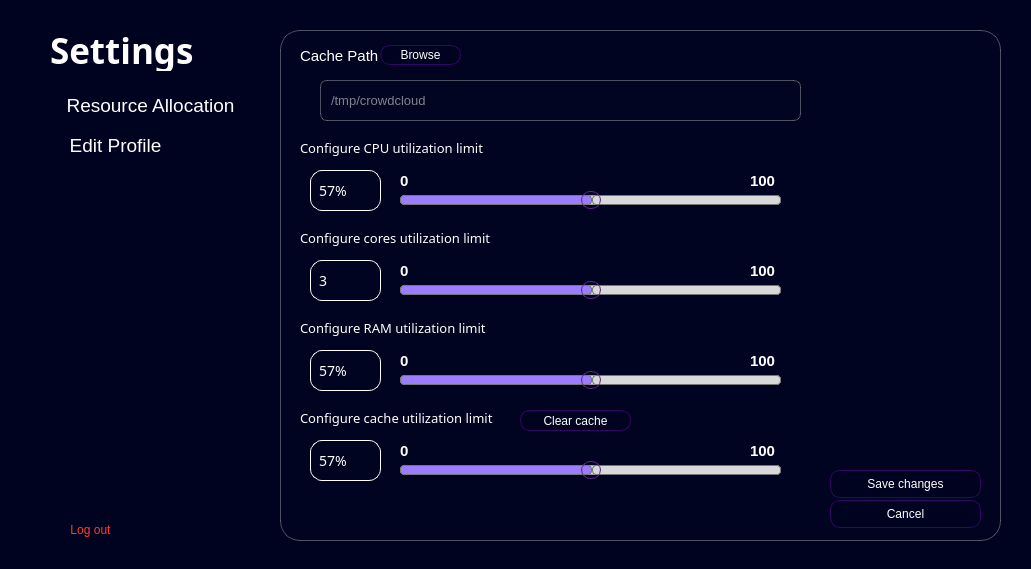
<?xml version="1.0" encoding="UTF-8"?>
<ui version="4.0">
 <class>gen_settings</class>
 <widget class="QWidget" name="gen_settings">
  <property name="geometry">
   <rect>
    <x>0</x>
    <y>0</y>
    <width>1031</width>
    <height>569</height>
   </rect>
  </property>
  <property name="windowTitle">
   <string>Form</string>
  </property>
  <property name="styleSheet">
   <string notr="true">background-color: #00031f
</string>
  </property>
  <widget class="QLabel" name="settings_2">
   <property name="geometry">
    <rect>
     <x>50</x>
     <y>30</y>
     <width>151</width>
     <height>41</height>
    </rect>
   </property>
   <property name="font">
    <font>
     <family>Century Gothic</family>
     <pointsize>26</pointsize>
     <weight>75</weight>
     <bold>true</bold>
    </font>
   </property>
   <property name="styleSheet">
    <string notr="true">background: transparent;
color: white;

</string>
   </property>
   <property name="text">
    <string>Settings</string>
   </property>
  </widget>
  <widget class="QLabel" name="cache_path">
   <property name="geometry">
    <rect>
     <x>300</x>
     <y>40</y>
     <width>121</width>
     <height>31</height>
    </rect>
   </property>
   <property name="font">
    <font>
     <family>Segoe UI</family>
     <pointsize>11</pointsize>
     <weight>50</weight>
     <bold>false</bold>
    </font>
   </property>
   <property name="styleSheet">
    <string notr="true">color: white;
background-color: transparent;
</string>
   </property>
   <property name="text">
    <string>Cache Path</string>
   </property>
  </widget>
  <widget class="QPushButton" name="rallocation_bt">
   <property name="geometry">
    <rect>
     <x>40</x>
     <y>90</y>
     <width>221</width>
     <height>31</height>
    </rect>
   </property>
   <property name="font">
    <font>
     <family>Segoe UI</family>
     <pointsize>14</pointsize>
    </font>
   </property>
   <property name="styleSheet">
    <string notr="true">QPushButton {
    border: 2px solid transparent;
    border-radius: 12px;
    background: transparent;
    color: white;
    padding: 6px 12px;
}

QPushButton:hover {
    border: 1px solid #ffffff; 
}

QPushButton:pressed {
    border: 1px solid #ffffff;
}
</string>
   </property>
   <property name="text">
    <string>Resource Allocation</string>
   </property>
   <property name="icon">
    <iconset>
     <normaloff>../../../../../Downloads/resource_icon.png</normaloff>../../../../../Downloads/resource_icon.png</iconset>
   </property>
  </widget>
  <widget class="QPushButton" name="eprofile_bt">
   <property name="geometry">
    <rect>
     <x>40</x>
     <y>130</y>
     <width>151</width>
     <height>31</height>
    </rect>
   </property>
   <property name="font">
    <font>
     <family>Segoe UI</family>
     <pointsize>14</pointsize>
    </font>
   </property>
   <property name="styleSheet">
    <string notr="true">QPushButton {
    border: 2px solid transparent;
    border-radius: 12px;
    background: transparent;
    color: white;
    padding: 6px 12px;
}

QPushButton:hover {
    border: 1px solid #ffffff;
}

QPushButton:pressed {
    border: 1px solid #ffffff; 
}
</string>
   </property>
   <property name="text">
    <string>Edit Profile</string>
   </property>
   <property name="icon">
    <iconset>
     <normaloff>../../../../../Downloads/eprofile.png</normaloff>../../../../../Downloads/eprofile.png</iconset>
   </property>
  </widget>
  <widget class="QLabel" name="set_con">
   <property name="geometry">
    <rect>
     <x>280</x>
     <y>30</y>
     <width>721</width>
     <height>511</height>
    </rect>
   </property>
   <property name="styleSheet">
    <string notr="true">QLabel {
	background-color: rgba(20, 20, 50, 10);
    border: 1px solid rgba(255, 255, 255, 0.3);
    border-radius: 20px;
    padding: 8px;
    color: white;
    font-family: &quot;Segoe UI&quot;;
    font-size: 13px;
}

QLabel:focus {
    border: 1px solid #7D5FFF;
    box-shadow: 0px 0px 8px #7D5FFF;
}
</string>
   </property>
   <property name="text">
    <string/>
   </property>
  </widget>
  <widget class="QLineEdit" name="cpu_lineedit">
   <property name="geometry">
    <rect>
     <x>310</x>
     <y>170</y>
     <width>71</width>
     <height>41</height>
    </rect>
   </property>
   <property name="font">
    <font>
     <family>Century Gothic</family>
     <pointsize>-1</pointsize>
    </font>
   </property>
   <property name="styleSheet">
    <string notr="true">QLineEdit {
    border: 1px solid #ffffff;   /* thickness + color */
    border-radius: 12px;         /* rounded corners */
    padding: 6px;
    font-size: 14px;
	font-family: &quot;Century Gothic&quot;;
	color: #ffffff;
	background-color: transparent;
	qproperty-alignment: 'AlignCenter';
}
</string>
   </property>
   <property name="text">
    <string>57%</string>
   </property>
  </widget>
  <widget class="QLabel" name="conf_cpu">
   <property name="geometry">
    <rect>
     <x>300</x>
     <y>140</y>
     <width>341</width>
     <height>16</height>
    </rect>
   </property>
   <property name="font">
    <font>
     <family>Century Gothic</family>
     <pointsize>10</pointsize>
     <weight>50</weight>
     <bold>false</bold>
    </font>
   </property>
   <property name="styleSheet">
    <string notr="true">color: white;
background-color: transparent;
</string>
   </property>
   <property name="text">
    <string>Configure CPU utilization limit</string>
   </property>
  </widget>
  <widget class="QLabel" name="cpu_min_label">
   <property name="geometry">
    <rect>
     <x>400</x>
     <y>170</y>
     <width>16</width>
     <height>21</height>
    </rect>
   </property>
   <property name="styleSheet">
    <string notr="true">QLabel {
    font-size: 15px;
    font-weight: bold;
    font-family: &quot;Century Gothic&quot;;
    color: #ffffff;
    background-color: transparent;
}
</string>
   </property>
   <property name="text">
    <string>0</string>
   </property>
  </widget>
  <widget class="QSlider" name="cpu_slider">
   <property name="geometry">
    <rect>
     <x>400</x>
     <y>190</y>
     <width>381</width>
     <height>21</height>
    </rect>
   </property>
   <property name="styleSheet">
    <string notr="true">QSlider {
    background: transparent;
}

QSlider::groove:horizontal {
    border: 1px solid #999999;
    height: 8px;
    background: #D9D9D9;
    border-radius: 4px;
}

QSlider::sub-page:horizontal {
    background: #9C7DFF;   /* Violet filled part */
    border: 1px solid #777777;
    height: 8px;
    border-radius: 4px;
}

QSlider::add-page:horizontal {
    background: #D9D9D9;   /* Unfilled part */
    border: 1px solid #777777;
    height: 8px;
    border-radius: 4px;
}

QSlider::handle:horizontal {
    border: 1px solid #5a2a83;
    width: 18px;
    border-radius: 9px;
	margin: -5px 0px;  
    background: qradialgradient(
        cx: 0.5, cy: 0.5, radius: 0.8,
        fx: 0.5, fy: 0.5,
        stop: 0 #9C7DFF,        /* Purple center */
        stop: 0.6 #9C7DFF,
        stop: 1 transparent     /* Fade to transparent */
    );
}
</string>
   </property>
   <property name="maximum">
    <number>100</number>
   </property>
   <property name="value">
    <number>50</number>
   </property>
   <property name="orientation">
    <enum>Qt::Horizontal</enum>
   </property>
  </widget>
  <widget class="QLabel" name="cpu_max_label">
   <property name="geometry">
    <rect>
     <x>750</x>
     <y>170</y>
     <width>31</width>
     <height>21</height>
    </rect>
   </property>
   <property name="styleSheet">
    <string notr="true">QLabel {
    font-size: 15px;
    font-weight: bold;
    font-family: &quot;Century Gothic&quot;;
    color: #ffffff;
    background-color: transparent;
}
</string>
   </property>
   <property name="text">
    <string>100</string>
   </property>
  </widget>
  <widget class="QLineEdit" name="cache_lineedit">
   <property name="geometry">
    <rect>
     <x>320</x>
     <y>80</y>
     <width>481</width>
     <height>41</height>
    </rect>
   </property>
   <property name="styleSheet">
    <string notr="true">QLineEdit {
	background-color: rgba(20, 20, 50, 10);
    border: 1px solid rgba(255, 255, 255, 0.3);
    border-radius: 7px;
    padding: 8px;
    color: white;
    font-family: &quot;Segoe UI&quot;;
    font-size: 13px;
}

QLineEdit:focus {
    border: 1px solid #7D5FFF;
    box-shadow: 0px 0px 8px #7D5FFF;
}
</string>
   </property>
   <property name="inputMask">
    <string/>
   </property>
   <property name="text">
    <string/>
   </property>
   <property name="placeholderText">
    <string>/tmp/crowdcloud</string>
   </property>
  </widget>
  <widget class="QPushButton" name="schanges_bt">
   <property name="geometry">
    <rect>
     <x>830</x>
     <y>470</y>
     <width>151</width>
     <height>28</height>
    </rect>
   </property>
   <property name="styleSheet">
    <string notr="true">QPushButton {
	font: bold pt &quot;Century Gothic&quot;;
    background-color: #00031F;   /* button fill color */
    color: white;                /* text color */
    border: 1px solid #340561;   /* stroke/border */
    border-radius: 10px;         /* corner radius */   
}
QPushButton:hover {
    background-color: #6A0DBF;   /* hover color */
}
</string>
   </property>
   <property name="text">
    <string>Save changes</string>
   </property>
  </widget>
  <widget class="QLabel" name="conf_cores">
   <property name="geometry">
    <rect>
     <x>300</x>
     <y>230</y>
     <width>341</width>
     <height>16</height>
    </rect>
   </property>
   <property name="font">
    <font>
     <family>Century Gothic</family>
     <pointsize>10</pointsize>
     <weight>50</weight>
     <bold>false</bold>
    </font>
   </property>
   <property name="styleSheet">
    <string notr="true">color: white;
background-color: transparent;
</string>
   </property>
   <property name="text">
    <string>Configure cores utilization limit</string>
   </property>
  </widget>
  <widget class="QLabel" name="core_min_label">
   <property name="geometry">
    <rect>
     <x>400</x>
     <y>260</y>
     <width>16</width>
     <height>21</height>
    </rect>
   </property>
   <property name="styleSheet">
    <string notr="true">QLabel {
    font-size: 15px;
    font-weight: bold;
    font-family: &quot;Century Gothic&quot;;
    color: #ffffff;
    background-color: transparent;
}
</string>
   </property>
   <property name="text">
    <string>0</string>
   </property>
  </widget>
  <widget class="QLabel" name="core_max_label_">
   <property name="geometry">
    <rect>
     <x>750</x>
     <y>260</y>
     <width>31</width>
     <height>21</height>
    </rect>
   </property>
   <property name="styleSheet">
    <string notr="true">QLabel {
    font-size: 15px;
    font-weight: bold;
    font-family: &quot;Century Gothic&quot;;
    color: #ffffff;
    background-color: transparent;
}
</string>
   </property>
   <property name="text">
    <string>100</string>
   </property>
  </widget>
  <widget class="QLineEdit" name="core_lineedit">
   <property name="geometry">
    <rect>
     <x>310</x>
     <y>260</y>
     <width>71</width>
     <height>41</height>
    </rect>
   </property>
   <property name="font">
    <font>
     <family>Century Gothic</family>
     <pointsize>-1</pointsize>
    </font>
   </property>
   <property name="styleSheet">
    <string notr="true">QLineEdit {
    border: 1px solid #ffffff;   /* thickness + color */
    border-radius: 12px;         /* rounded corners */
    padding: 6px;
    font-size: 14px;
	font-family: &quot;Century Gothic&quot;;
	color: #ffffff;
	background-color: transparent;
	qproperty-alignment: 'AlignCenter';
}
</string>
   </property>
   <property name="text">
    <string>3</string>
   </property>
  </widget>
  <widget class="QSlider" name="cores_slider">
   <property name="geometry">
    <rect>
     <x>400</x>
     <y>280</y>
     <width>381</width>
     <height>21</height>
    </rect>
   </property>
   <property name="styleSheet">
    <string notr="true">QSlider {
    background: transparent;
}

QSlider::groove:horizontal {
    border: 1px solid #999999;
    height: 8px;
    background: #D9D9D9;
    border-radius: 4px;
}

QSlider::sub-page:horizontal {
    background: #9C7DFF;   /* Violet filled part */
    border: 1px solid #777777;
    height: 8px;
    border-radius: 4px;
}

QSlider::add-page:horizontal {
    background: #D9D9D9;   /* Unfilled part */
    border: 1px solid #777777;
    height: 8px;
    border-radius: 4px;
}

QSlider::handle:horizontal {
    border: 1px solid #5a2a83;
    width: 18px;
    border-radius: 9px;
	margin: -5px 0px;  
    background: qradialgradient(
        cx: 0.5, cy: 0.5, radius: 0.8,
        fx: 0.5, fy: 0.5,
        stop: 0 #9C7DFF,        /* Purple center */
        stop: 0.6 #9C7DFF,
        stop: 1 transparent     /* Fade to transparent */
    );
}
</string>
   </property>
   <property name="maximum">
    <number>100</number>
   </property>
   <property name="value">
    <number>50</number>
   </property>
   <property name="orientation">
    <enum>Qt::Horizontal</enum>
   </property>
  </widget>
  <widget class="QSlider" name="ram_slider">
   <property name="geometry">
    <rect>
     <x>400</x>
     <y>370</y>
     <width>381</width>
     <height>21</height>
    </rect>
   </property>
   <property name="styleSheet">
    <string notr="true">QSlider {
    background: transparent;
}

QSlider::groove:horizontal {
    border: 1px solid #999999;
    height: 8px;
    background: #D9D9D9;
    border-radius: 4px;
}

QSlider::sub-page:horizontal {
    background: #9C7DFF;   /* Violet filled part */
    border: 1px solid #777777;
    height: 8px;
    border-radius: 4px;
}

QSlider::add-page:horizontal {
    background: #D9D9D9;   /* Unfilled part */
    border: 1px solid #777777;
    height: 8px;
    border-radius: 4px;
}

QSlider::handle:horizontal {
    border: 1px solid #5a2a83;
    width: 18px;
    border-radius: 9px;
	margin: -5px 0px;  
    background: qradialgradient(
        cx: 0.5, cy: 0.5, radius: 0.8,
        fx: 0.5, fy: 0.5,
        stop: 0 #9C7DFF,        /* Purple center */
        stop: 0.6 #9C7DFF,
        stop: 1 transparent     /* Fade to transparent */
    );
}
</string>
   </property>
   <property name="maximum">
    <number>100</number>
   </property>
   <property name="value">
    <number>50</number>
   </property>
   <property name="orientation">
    <enum>Qt::Horizontal</enum>
   </property>
  </widget>
  <widget class="QLabel" name="ram_min_label">
   <property name="geometry">
    <rect>
     <x>400</x>
     <y>350</y>
     <width>16</width>
     <height>21</height>
    </rect>
   </property>
   <property name="styleSheet">
    <string notr="true">QLabel {
    font-size: 15px;
    font-weight: bold;
    font-family: &quot;Century Gothic&quot;;
    color: #ffffff;
    background-color: transparent;
}
</string>
   </property>
   <property name="text">
    <string>0</string>
   </property>
  </widget>
  <widget class="QLabel" name="ram_max_label">
   <property name="geometry">
    <rect>
     <x>750</x>
     <y>350</y>
     <width>31</width>
     <height>21</height>
    </rect>
   </property>
   <property name="styleSheet">
    <string notr="true">QLabel {
    font-size: 15px;
    font-weight: bold;
    font-family: &quot;Century Gothic&quot;;
    color: #ffffff;
    background-color: transparent;
}
</string>
   </property>
   <property name="text">
    <string>100</string>
   </property>
  </widget>
  <widget class="QLabel" name="conf_ram">
   <property name="geometry">
    <rect>
     <x>300</x>
     <y>320</y>
     <width>341</width>
     <height>16</height>
    </rect>
   </property>
   <property name="font">
    <font>
     <family>Century Gothic</family>
     <pointsize>10</pointsize>
     <weight>50</weight>
     <bold>false</bold>
    </font>
   </property>
   <property name="styleSheet">
    <string notr="true">color: white;
background-color: transparent;
</string>
   </property>
   <property name="text">
    <string>Configure RAM utilization limit</string>
   </property>
  </widget>
  <widget class="QLineEdit" name="ram_lineedit">
   <property name="geometry">
    <rect>
     <x>310</x>
     <y>350</y>
     <width>71</width>
     <height>41</height>
    </rect>
   </property>
   <property name="font">
    <font>
     <family>Century Gothic</family>
     <pointsize>-1</pointsize>
    </font>
   </property>
   <property name="styleSheet">
    <string notr="true">QLineEdit {
    border: 1px solid #ffffff;   /* thickness + color */
    border-radius: 12px;         /* rounded corners */
    padding: 6px;
    font-size: 14px;
	font-family: &quot;Century Gothic&quot;;
	color: #ffffff;
	background-color: transparent;
	qproperty-alignment: 'AlignCenter';
}
</string>
   </property>
   <property name="text">
    <string>57%</string>
   </property>
  </widget>
  <widget class="QSlider" name="cache_slider">
   <property name="geometry">
    <rect>
     <x>400</x>
     <y>460</y>
     <width>381</width>
     <height>21</height>
    </rect>
   </property>
   <property name="styleSheet">
    <string notr="true">QSlider {
    background: transparent;
}

QSlider::groove:horizontal {
    border: 1px solid #999999;
    height: 8px;
    background: #D9D9D9;
    border-radius: 4px;
}

QSlider::sub-page:horizontal {
    background: #9C7DFF;   /* Violet filled part */
    border: 1px solid #777777;
    height: 8px;
    border-radius: 4px;
}

QSlider::add-page:horizontal {
    background: #D9D9D9;   /* Unfilled part */
    border: 1px solid #777777;
    height: 8px;
    border-radius: 4px;
}

QSlider::handle:horizontal {
    border: 1px solid #5a2a83;
    width: 18px;
    border-radius: 9px;
	margin: -5px 0px;  
    background: qradialgradient(
        cx: 0.5, cy: 0.5, radius: 0.8,
        fx: 0.5, fy: 0.5,
        stop: 0 #9C7DFF,        /* Purple center */
        stop: 0.6 #9C7DFF,
        stop: 1 transparent     /* Fade to transparent */
    );
}
</string>
   </property>
   <property name="maximum">
    <number>100</number>
   </property>
   <property name="value">
    <number>50</number>
   </property>
   <property name="orientation">
    <enum>Qt::Horizontal</enum>
   </property>
  </widget>
  <widget class="QLabel" name="cache_min_label">
   <property name="geometry">
    <rect>
     <x>400</x>
     <y>440</y>
     <width>16</width>
     <height>21</height>
    </rect>
   </property>
   <property name="styleSheet">
    <string notr="true">QLabel {
    font-size: 15px;
    font-weight: bold;
    font-family: &quot;Century Gothic&quot;;
    color: #ffffff;
    background-color: transparent;
}
</string>
   </property>
   <property name="text">
    <string>0</string>
   </property>
  </widget>
  <widget class="QLabel" name="cache_max_label">
   <property name="geometry">
    <rect>
     <x>750</x>
     <y>440</y>
     <width>31</width>
     <height>21</height>
    </rect>
   </property>
   <property name="styleSheet">
    <string notr="true">QLabel {
    font-size: 15px;
    font-weight: bold;
    font-family: &quot;Century Gothic&quot;;
    color: #ffffff;
    background-color: transparent;
}
</string>
   </property>
   <property name="text">
    <string>100</string>
   </property>
  </widget>
  <widget class="QLabel" name="conf_cache">
   <property name="geometry">
    <rect>
     <x>300</x>
     <y>410</y>
     <width>341</width>
     <height>16</height>
    </rect>
   </property>
   <property name="font">
    <font>
     <family>Century Gothic</family>
     <pointsize>10</pointsize>
     <weight>50</weight>
     <bold>false</bold>
    </font>
   </property>
   <property name="styleSheet">
    <string notr="true">color: white;
background-color: transparent;
</string>
   </property>
   <property name="text">
    <string>Configure cache utilization limit</string>
   </property>
  </widget>
  <widget class="QLineEdit" name="cache_lineedit_2">
   <property name="geometry">
    <rect>
     <x>310</x>
     <y>440</y>
     <width>71</width>
     <height>41</height>
    </rect>
   </property>
   <property name="font">
    <font>
     <family>Century Gothic</family>
     <pointsize>-1</pointsize>
    </font>
   </property>
   <property name="styleSheet">
    <string notr="true">QLineEdit {
    border: 1px solid #ffffff;   /* thickness + color */
    border-radius: 12px;         /* rounded corners */
    padding: 6px;
    font-size: 14px;
	font-family: &quot;Century Gothic&quot;;
	color: #ffffff;
	background-color: transparent;
	qproperty-alignment: 'AlignCenter';
}
</string>
   </property>
   <property name="text">
    <string>57%</string>
   </property>
  </widget>
  <widget class="QPushButton" name="cancel_bt">
   <property name="geometry">
    <rect>
     <x>830</x>
     <y>500</y>
     <width>151</width>
     <height>28</height>
    </rect>
   </property>
   <property name="styleSheet">
    <string notr="true">QPushButton {
	font: bold pt &quot;Century Gothic&quot;;
    background-color: #00031F;   /* button fill color */
    color: white;                /* text color */
    border: 1px solid #340561;   /* stroke/border */
    border-radius: 10px;         /* corner radius */   
}
QPushButton:hover {
    background-color: #6A0DBF;   /* hover color */
}
</string>
   </property>
   <property name="text">
    <string>Cancel</string>
   </property>
  </widget>
  <widget class="QPushButton" name="logout_bt">
   <property name="geometry">
    <rect>
     <x>50</x>
     <y>520</y>
     <width>81</width>
     <height>20</height>
    </rect>
   </property>
   <property name="font">
    <font>
     <family>Segoe UI</family>
     <pointsize>9</pointsize>
    </font>
   </property>
   <property name="styleSheet">
    <string notr="true">QPushButton {
    background: transparent;
    border: none;
    color: #FF3B30;  /* purple link color */
}

</string>
   </property>
   <property name="text">
    <string>Log out</string>
   </property>
   <property name="icon">
    <iconset>
     <normaloff>../../../../../Downloads/logout.png</normaloff>../../../../../Downloads/logout.png</iconset>
   </property>
  </widget>
  <widget class="QPushButton" name="clearc_bt">
   <property name="geometry">
    <rect>
     <x>520</x>
     <y>410</y>
     <width>111</width>
     <height>21</height>
    </rect>
   </property>
   <property name="styleSheet">
    <string notr="true">QPushButton {
	font: bold pt &quot;Century Gothic&quot;;
    background-color: #00031F;   /* button fill color */
    color: white;                /* text color */
    border: 1px solid #340561;   /* stroke/border */
    border-radius: 10px;         /* corner radius */   
}
QPushButton:hover {
    background-color: #6A0DBF;   /* hover color */
}
</string>
   </property>
   <property name="text">
    <string>Clear cache</string>
   </property>
  </widget>
  <widget class="QPushButton" name="clearc_bt_2">
   <property name="geometry">
    <rect>
     <x>380</x>
     <y>45</y>
     <width>81</width>
     <height>20</height>
    </rect>
   </property>
   <property name="styleSheet">
    <string notr="true">QPushButton {
	font: bold pt &quot;Century Gothic&quot;;
    background-color: #00031F;   /* button fill color */
    color: white;                /* text color */
    border: 1px solid #340561;   /* stroke/border */
    border-radius: 10px;         /* corner radius */   
}
QPushButton:hover {
    background-color: #6A0DBF;   /* hover color */
}
</string>
   </property>
   <property name="text">
    <string>Browse</string>
   </property>
  </widget>
  <zorder>set_con</zorder>
  <zorder>settings_2</zorder>
  <zorder>cache_path</zorder>
  <zorder>rallocation_bt</zorder>
  <zorder>eprofile_bt</zorder>
  <zorder>cpu_lineedit</zorder>
  <zorder>conf_cpu</zorder>
  <zorder>cpu_min_label</zorder>
  <zorder>cpu_slider</zorder>
  <zorder>cpu_max_label</zorder>
  <zorder>cache_lineedit</zorder>
  <zorder>schanges_bt</zorder>
  <zorder>conf_cores</zorder>
  <zorder>core_min_label</zorder>
  <zorder>core_max_label_</zorder>
  <zorder>core_lineedit</zorder>
  <zorder>cores_slider</zorder>
  <zorder>ram_slider</zorder>
  <zorder>ram_min_label</zorder>
  <zorder>ram_max_label</zorder>
  <zorder>conf_ram</zorder>
  <zorder>ram_lineedit</zorder>
  <zorder>cache_slider</zorder>
  <zorder>cache_min_label</zorder>
  <zorder>cache_max_label</zorder>
  <zorder>conf_cache</zorder>
  <zorder>cache_lineedit_2</zorder>
  <zorder>cancel_bt</zorder>
  <zorder>logout_bt</zorder>
  <zorder>clearc_bt</zorder>
  <zorder>clearc_bt_2</zorder>
 </widget>
 <resources/>
 <connections/>
</ui>
